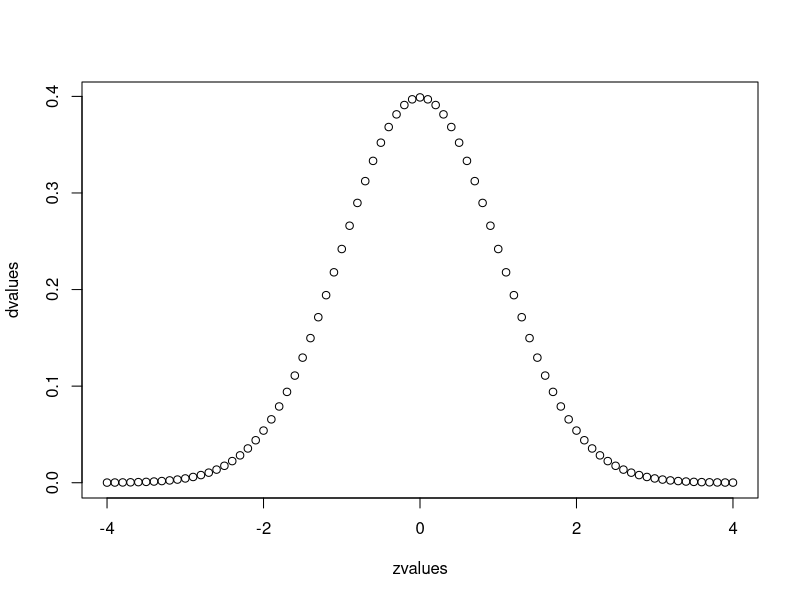

The R script that drew this image:
# rnorm
x <- rnorm(10000, mean = 0, sd =1)
mean(x)
sd(x)

y <- rnorm(100, mean = 100, sd =3)
mean(y)
sd(y)

# pnorm

# At z=0 the value of probability is 0.5
pnorm(0)
pnorm(-1.96)
pnorm(-1.64)

# qnorm
qnorm(0.05050258)

#dnorm
# Y axis value for z = 0
dnorm(0)

# Lets use dnorm to draw the normal distribution
zvalues <- seq(-4.0, 4.0, by = 0.1)
dvalues <- dnorm(zvalues)

plot(x = zvalues, y = dvalues )



